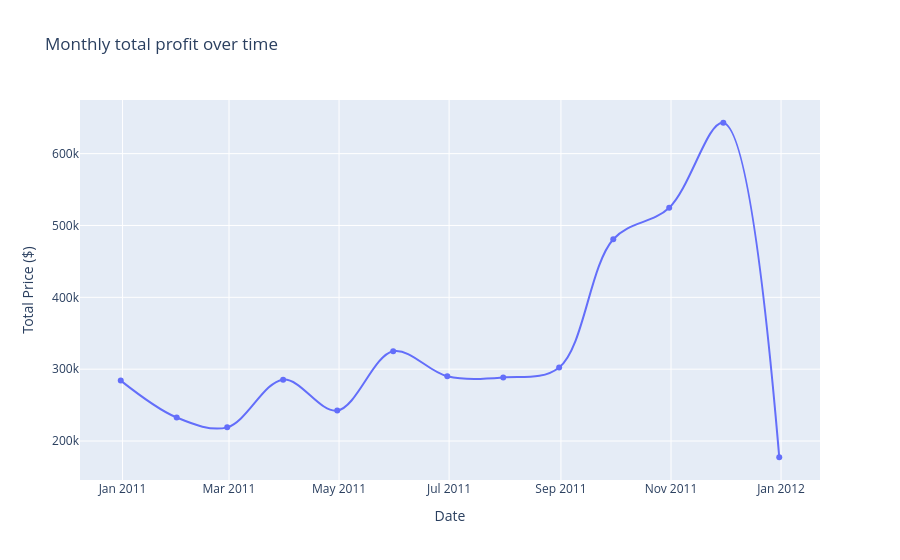

The cell this chart's notebook holds for it:
### Code cell
df_grouped = df.resample('ME')['TotalPrice'].sum().reset_index()

px.line(
    data_frame=df_grouped,
    x = 'InvoiceDate',
    y = 'TotalPrice',
    labels={
        'InvoiceDate' : 'Date',
        'TotalPrice' : 'Total Price ($)'
    },
    title='Monthly total profit over time',
    markers=True,
    line_shape = 'spline'
)

### Figure 1 — Plotly figure (JSON) as saved in the notebook; plotly's stock layout.template omitted (floating-point values rounded to 4 significant figures)
{"data": [{"hovertemplate": "Date=%{x}<br>Total Price ($)=%{y}<extra></extra>", "legendgroup": "", "line": {"color": "#636efa", "dash": "solid", "shape": "spline"}, "marker": {"symbol": "circle"}, "mode": "lines+markers", "name": "", "orientation": "v", "showlegend": false, "type": "scatter", "x": ["2010-12-31T00:00:00", "2011-01-31T00:00:00", "2011-02-28T00:00:00", "2011-03-31T00:00:00", "2011-04-30T00:00:00", "2011-05-31T00:00:00", "2011-06-30T00:00:00", "2011-07-31T00:00:00", "2011-08-31T00:00:00", "2011-09-30T00:00:00", "2011-10-31T00:00:00", "2011-11-30T00:00:00", "2011-12-31T00:00:00"], "xaxis": "x", "y": [284100.0, 232800.0, 219000.0, 285500.0, 242400.0, 324900.0, 290200.0, 288500.0, 302500.0, 480900.0, 524700.0, 643000.0, 177400.0], "yaxis": "y"}], "layout": {"legend": {"tracegroupgap": 0}, "title": {"text": "Monthly total profit over time"}, "xaxis": {"anchor": "y", "domain": [0, 1], "title": {"text": "Date"}}, "yaxis": {"anchor": "x", "domain": [0, 1], "title": {"text": "Total Price ($)"}}}}
